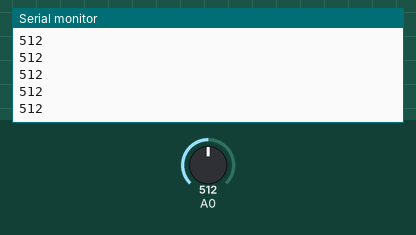
Recording of a sketch running on a simulated Arduino Uno, built with avr-gcc and run on an emulated ATmega328P. On the bench: the last lines printed to the serial monitor. Inputs (shaded band) come from the test bench; at power-on: A0 = 512.

Above: at 1.2 s.
1.3 s: A0 set to 716
At 1.31 s:
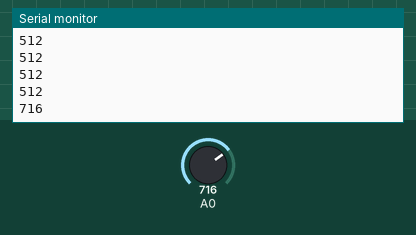
2.8 s: A0 set to 900
At 2.81 s:
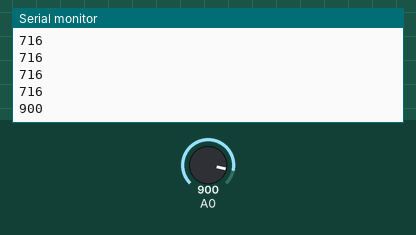
Timing chart, 0 to 5.8 s (numbered marks = the images above; inputs shaded):
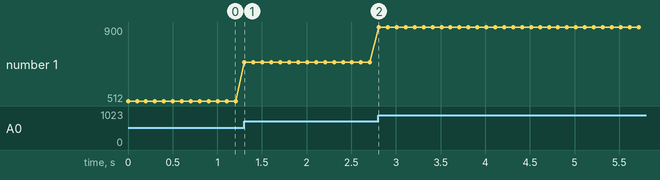

Measured:
- after the input at 1.3 s, the serial monitor: prints a new line at once (image 1)
- after the input at 2.8 s, the serial monitor: prints a new line at once (image 2)
- plotted number 1: 512 → 716 after the input at 1.3 s, 716 → 900 after the input at 2.8 s

The sketch:

test_bending.ino
```cpp
void setup() {
  // put your setup code here, to run once:
  Serial.begin(9600);
}

void loop() {
  // put your main code here, to run repeatedly:
  int bend = analogRead(A0);
  Serial.println(bend);
  delay(100);

}
```
